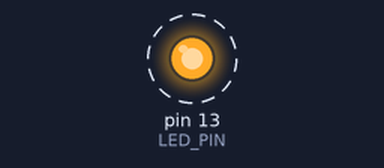
Bench run of a sketch on a simulated Arduino Uno, built with avr-gcc and run on an emulated ATmega328P. Parts: output pins drawn as LEDs (lit = HIGH). Dashed ring = blinking.

Above: at 0.1 s.
Timing chart, 0 to 3.0 s (numbered marks = the images above):
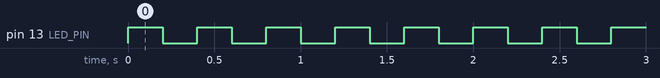

The sketch:

DuinoLab_2_LED.ino
```cpp
#include <Arduino.h>

const int LED_PIN = 13;
const int WAKTU_KEDIP = 200; // milisecond

void setup() {
    pinMode( LED_PIN, OUTPUT );
}

void loop() {
    digitalWrite( LED_PIN, HIGH );
    delay( WAKTU_KEDIP );
    digitalWrite( LED_PIN, LOW );
    delay( WAKTU_KEDIP );
}
```

Measured:
- by itself, pin 13 (LED_PIN): alternates HIGH for 0.20 s and LOW for 0.20 s
